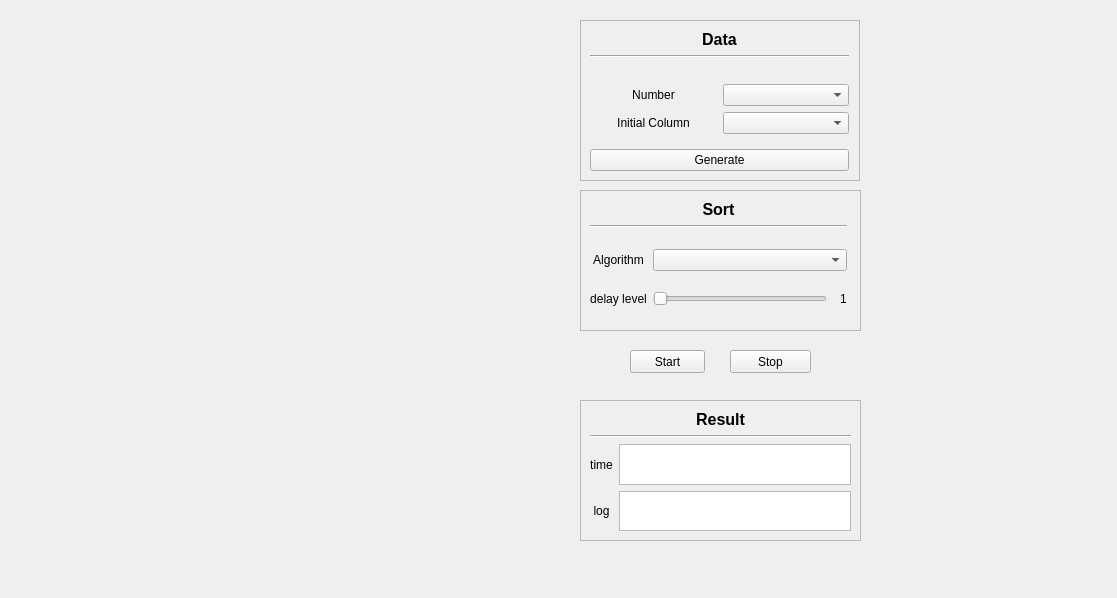
<?xml version="1.0" encoding="UTF-8"?>
<ui version="4.0">
 <class>MainWindow</class>
 <widget class="QMainWindow" name="MainWindow">
  <property name="enabled">
   <bool>true</bool>
  </property>
  <property name="geometry">
   <rect>
    <x>0</x>
    <y>0</y>
    <width>1117</width>
    <height>598</height>
   </rect>
  </property>
  <property name="cursor">
   <cursorShape>ArrowCursor</cursorShape>
  </property>
  <property name="windowTitle">
   <string>Sorting</string>
  </property>
  <widget class="QWidget" name="centralwidget">
   <widget class="QFrame" name="frame">
    <property name="enabled">
     <bool>true</bool>
    </property>
    <property name="geometry">
     <rect>
      <x>580</x>
      <y>20</y>
      <width>280</width>
      <height>161</height>
     </rect>
    </property>
    <property name="frameShape">
     <enum>QFrame::StyledPanel</enum>
    </property>
    <property name="frameShadow">
     <enum>QFrame::Raised</enum>
    </property>
    <widget class="QWidget" name="layoutWidget">
     <property name="geometry">
      <rect>
       <x>10</x>
       <y>10</y>
       <width>259</width>
       <height>141</height>
      </rect>
     </property>
     <layout class="QGridLayout" name="gridLayout_2">
      <item row="1" column="0">
       <spacer name="verticalSpacer_2">
        <property name="orientation">
         <enum>Qt::Vertical</enum>
        </property>
        <property name="sizeHint" stdset="0">
         <size>
          <width>5</width>
          <height>5</height>
         </size>
        </property>
       </spacer>
      </item>
      <item row="0" column="0">
       <layout class="QVBoxLayout" name="verticalLayout">
        <item>
         <widget class="QLabel" name="label">
          <property name="font">
           <font>
            <pointsize>12</pointsize>
            <weight>75</weight>
            <bold>true</bold>
           </font>
          </property>
          <property name="text">
           <string>Data</string>
          </property>
          <property name="alignment">
           <set>Qt::AlignCenter</set>
          </property>
         </widget>
        </item>
        <item>
         <widget class="Line" name="line_3">
          <property name="orientation">
           <enum>Qt::Horizontal</enum>
          </property>
         </widget>
        </item>
        <item>
         <layout class="QGridLayout" name="gridLayout">
          <item row="2" column="0">
           <widget class="QLabel" name="label_5">
            <property name="text">
             <string>Initial Column</string>
            </property>
            <property name="alignment">
             <set>Qt::AlignCenter</set>
            </property>
           </widget>
          </item>
          <item row="2" column="1">
           <widget class="QComboBox" name="comboBox3"/>
          </item>
          <item row="1" column="0">
           <widget class="QLabel" name="label_2">
            <property name="text">
             <string>Number</string>
            </property>
            <property name="alignment">
             <set>Qt::AlignCenter</set>
            </property>
           </widget>
          </item>
          <item row="1" column="1">
           <widget class="QComboBox" name="comboBox1"/>
          </item>
          <item row="0" column="0" colspan="2">
           <spacer name="verticalSpacer">
            <property name="orientation">
             <enum>Qt::Vertical</enum>
            </property>
            <property name="sizeHint" stdset="0">
             <size>
              <width>20</width>
              <height>20</height>
             </size>
            </property>
           </spacer>
          </item>
         </layout>
        </item>
       </layout>
      </item>
      <item row="2" column="0">
       <widget class="QPushButton" name="generate">
        <property name="text">
         <string>Generate</string>
        </property>
        <property name="checkable">
         <bool>false</bool>
        </property>
       </widget>
      </item>
     </layout>
    </widget>
   </widget>
   <widget class="QFrame" name="frame_2">
    <property name="geometry">
     <rect>
      <x>580</x>
      <y>190</y>
      <width>281</width>
      <height>141</height>
     </rect>
    </property>
    <property name="frameShape">
     <enum>QFrame::StyledPanel</enum>
    </property>
    <property name="frameShadow">
     <enum>QFrame::Raised</enum>
    </property>
    <widget class="QWidget" name="layoutWidget">
     <property name="geometry">
      <rect>
       <x>10</x>
       <y>10</y>
       <width>257</width>
       <height>121</height>
      </rect>
     </property>
     <layout class="QGridLayout" name="gridLayout_3">
      <item row="4" column="0" colspan="2">
       <spacer name="verticalSpacer_6">
        <property name="orientation">
         <enum>Qt::Vertical</enum>
        </property>
        <property name="sizeHint" stdset="0">
         <size>
          <width>20</width>
          <height>5</height>
         </size>
        </property>
       </spacer>
      </item>
      <item row="3" column="1">
       <widget class="QComboBox" name="comboBox2"/>
      </item>
      <item row="0" column="0" colspan="2">
       <widget class="QLabel" name="label_3">
        <property name="font">
         <font>
          <pointsize>12</pointsize>
          <weight>75</weight>
          <bold>true</bold>
         </font>
        </property>
        <property name="text">
         <string>Sort</string>
        </property>
        <property name="alignment">
         <set>Qt::AlignCenter</set>
        </property>
       </widget>
      </item>
      <item row="2" column="0" colspan="2">
       <spacer name="verticalSpacer_3">
        <property name="orientation">
         <enum>Qt::Vertical</enum>
        </property>
        <property name="sizeHint" stdset="0">
         <size>
          <width>20</width>
          <height>5</height>
         </size>
        </property>
       </spacer>
      </item>
      <item row="3" column="0">
       <widget class="QLabel" name="label_4">
        <property name="text">
         <string>Algorithm</string>
        </property>
        <property name="alignment">
         <set>Qt::AlignCenter</set>
        </property>
       </widget>
      </item>
      <item row="1" column="0" colspan="2">
       <widget class="Line" name="line_2">
        <property name="enabled">
         <bool>true</bool>
        </property>
        <property name="font">
         <font>
          <kerning>true</kerning>
         </font>
        </property>
        <property name="orientation">
         <enum>Qt::Horizontal</enum>
        </property>
       </widget>
      </item>
      <item row="7" column="0" colspan="2">
       <layout class="QHBoxLayout" name="horizontalLayout"/>
      </item>
      <item row="5" column="1">
       <layout class="QHBoxLayout" name="horizontalLayout_5">
        <item>
         <widget class="QSlider" name="horizontalSlider">
          <property name="minimum">
           <number>1</number>
          </property>
          <property name="maximum">
           <number>5</number>
          </property>
          <property name="singleStep">
           <number>1</number>
          </property>
          <property name="pageStep">
           <number>1</number>
          </property>
          <property name="orientation">
           <enum>Qt::Horizontal</enum>
          </property>
         </widget>
        </item>
        <item>
         <spacer name="horizontalSpacer">
          <property name="orientation">
           <enum>Qt::Horizontal</enum>
          </property>
          <property name="sizeType">
           <enum>QSizePolicy::Fixed</enum>
          </property>
          <property name="sizeHint" stdset="0">
           <size>
            <width>7</width>
            <height>1</height>
           </size>
          </property>
         </spacer>
        </item>
        <item>
         <widget class="QLabel" name="label_9">
          <property name="text">
           <string>1</string>
          </property>
          <property name="alignment">
           <set>Qt::AlignCenter</set>
          </property>
         </widget>
        </item>
       </layout>
      </item>
      <item row="5" column="0">
       <widget class="QLabel" name="label_10">
        <property name="text">
         <string>delay level</string>
        </property>
        <property name="alignment">
         <set>Qt::AlignCenter</set>
        </property>
       </widget>
      </item>
      <item row="6" column="0" colspan="2">
       <spacer name="verticalSpacer_4">
        <property name="orientation">
         <enum>Qt::Vertical</enum>
        </property>
        <property name="sizeHint" stdset="0">
         <size>
          <width>20</width>
          <height>4</height>
         </size>
        </property>
       </spacer>
      </item>
     </layout>
     <zorder>comboBox2</zorder>
     <zorder>label_3</zorder>
     <zorder>label_4</zorder>
     <zorder>line_2</zorder>
     <zorder>verticalSpacer_3</zorder>
     <zorder></zorder>
     <zorder>label_10</zorder>
     <zorder></zorder>
     <zorder>verticalSpacer_6</zorder>
     <zorder>verticalSpacer_4</zorder>
    </widget>
   </widget>
   <widget class="QFrame" name="frame_3">
    <property name="geometry">
     <rect>
      <x>580</x>
      <y>400</y>
      <width>281</width>
      <height>141</height>
     </rect>
    </property>
    <property name="frameShape">
     <enum>QFrame::StyledPanel</enum>
    </property>
    <property name="frameShadow">
     <enum>QFrame::Raised</enum>
    </property>
    <widget class="QWidget" name="layoutWidget">
     <property name="geometry">
      <rect>
       <x>10</x>
       <y>10</y>
       <width>261</width>
       <height>121</height>
      </rect>
     </property>
     <layout class="QVBoxLayout" name="verticalLayout_3">
      <item>
       <widget class="QLabel" name="label_8">
        <property name="font">
         <font>
          <pointsize>12</pointsize>
          <weight>75</weight>
          <bold>true</bold>
         </font>
        </property>
        <property name="text">
         <string>Result</string>
        </property>
        <property name="alignment">
         <set>Qt::AlignCenter</set>
        </property>
       </widget>
      </item>
      <item>
       <spacer name="verticalSpacer_5">
        <property name="orientation">
         <enum>Qt::Vertical</enum>
        </property>
        <property name="sizeHint" stdset="0">
         <size>
          <width>20</width>
          <height>150</height>
         </size>
        </property>
       </spacer>
      </item>
      <item>
       <widget class="Line" name="line">
        <property name="orientation">
         <enum>Qt::Horizontal</enum>
        </property>
       </widget>
      </item>
      <item>
       <layout class="QHBoxLayout" name="horizontalLayout_4">
        <item>
         <layout class="QVBoxLayout" name="verticalLayout_5">
          <item>
           <widget class="QLabel" name="label_6">
            <property name="text">
             <string>time</string>
            </property>
            <property name="alignment">
             <set>Qt::AlignCenter</set>
            </property>
           </widget>
          </item>
          <item>
           <widget class="QLabel" name="label_7">
            <property name="text">
             <string>log</string>
            </property>
            <property name="alignment">
             <set>Qt::AlignCenter</set>
            </property>
           </widget>
          </item>
         </layout>
        </item>
        <item>
         <layout class="QVBoxLayout" name="verticalLayout_4">
          <item>
           <widget class="QTextBrowser" name="textBrowser_2"/>
          </item>
          <item>
           <widget class="QTextBrowser" name="textBrowser">
            <property name="baseSize">
             <size>
              <width>200</width>
              <height>0</height>
             </size>
            </property>
            <property name="layoutDirection">
             <enum>Qt::LeftToRight</enum>
            </property>
           </widget>
          </item>
         </layout>
        </item>
       </layout>
      </item>
      <item>
       <layout class="QVBoxLayout" name="verticalLayout_2">
        <item>
         <layout class="QHBoxLayout" name="horizontalLayout_2"/>
        </item>
        <item>
         <layout class="QGridLayout" name="gridLayout_5">
          <item row="1" column="1">
           <layout class="QHBoxLayout" name="horizontalLayout_3"/>
          </item>
         </layout>
        </item>
       </layout>
      </item>
     </layout>
    </widget>
   </widget>
   <widget class="QWidget" name="gridLayoutWidget">
    <property name="geometry">
     <rect>
      <x>30</x>
      <y>20</y>
      <width>521</width>
      <height>521</height>
     </rect>
    </property>
    <layout class="QGridLayout" name="gridLayout_4">
     <property name="leftMargin">
      <number>4</number>
     </property>
     <property name="topMargin">
      <number>5</number>
     </property>
     <property name="rightMargin">
      <number>4</number>
     </property>
     <property name="bottomMargin">
      <number>6</number>
     </property>
     <property name="spacing">
      <number>0</number>
     </property>
    </layout>
   </widget>
   <widget class="QPushButton" name="stop">
    <property name="geometry">
     <rect>
      <x>730</x>
      <y>350</y>
      <width>81</width>
      <height>23</height>
     </rect>
    </property>
    <property name="font">
     <font>
      <underline>false</underline>
      <strikeout>false</strikeout>
     </font>
    </property>
    <property name="text">
     <string>Stop</string>
    </property>
   </widget>
   <widget class="QPushButton" name="run">
    <property name="geometry">
     <rect>
      <x>630</x>
      <y>350</y>
      <width>75</width>
      <height>23</height>
     </rect>
    </property>
    <property name="text">
     <string>Start</string>
    </property>
   </widget>
  </widget>
  <widget class="QMenuBar" name="menubar">
   <property name="geometry">
    <rect>
     <x>0</x>
     <y>0</y>
     <width>1117</width>
     <height>21</height>
    </rect>
   </property>
  </widget>
  <widget class="QStatusBar" name="statusbar">
   <property name="sizeGripEnabled">
    <bool>false</bool>
   </property>
  </widget>
 </widget>
 <tabstops>
  <tabstop>comboBox2</tabstop>
  <tabstop>comboBox1</tabstop>
  <tabstop>generate</tabstop>
  <tabstop>textBrowser</tabstop>
  <tabstop>comboBox3</tabstop>
  <tabstop>textBrowser_2</tabstop>
 </tabstops>
 <resources/>
 <connections/>
</ui>
